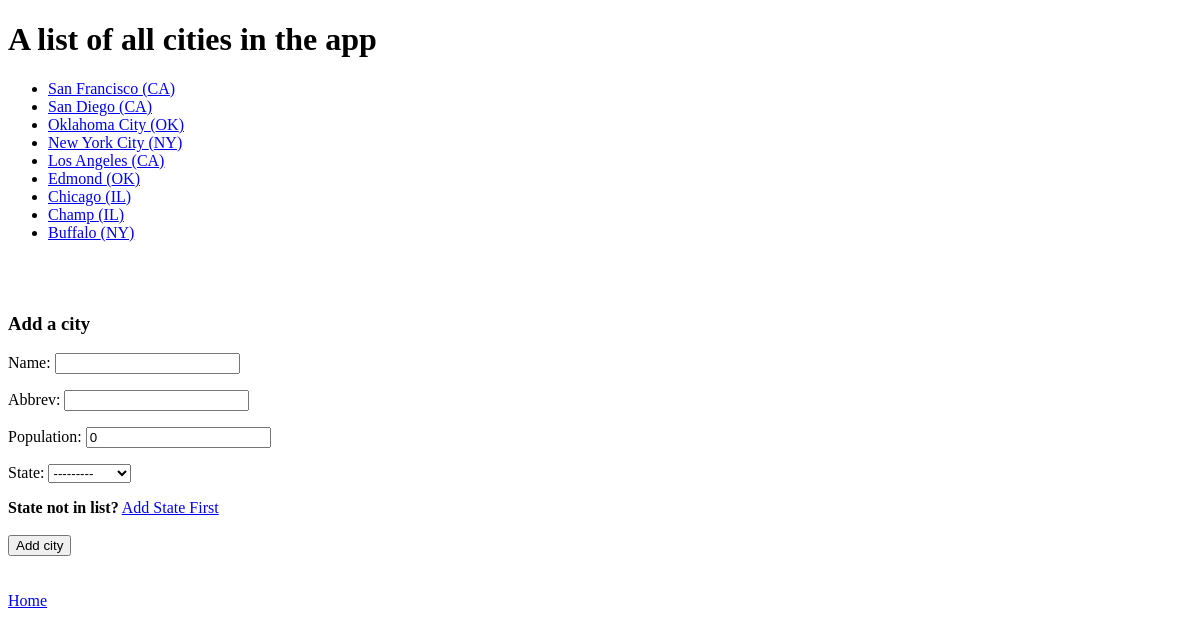
The app's page /states/cities/, older data.
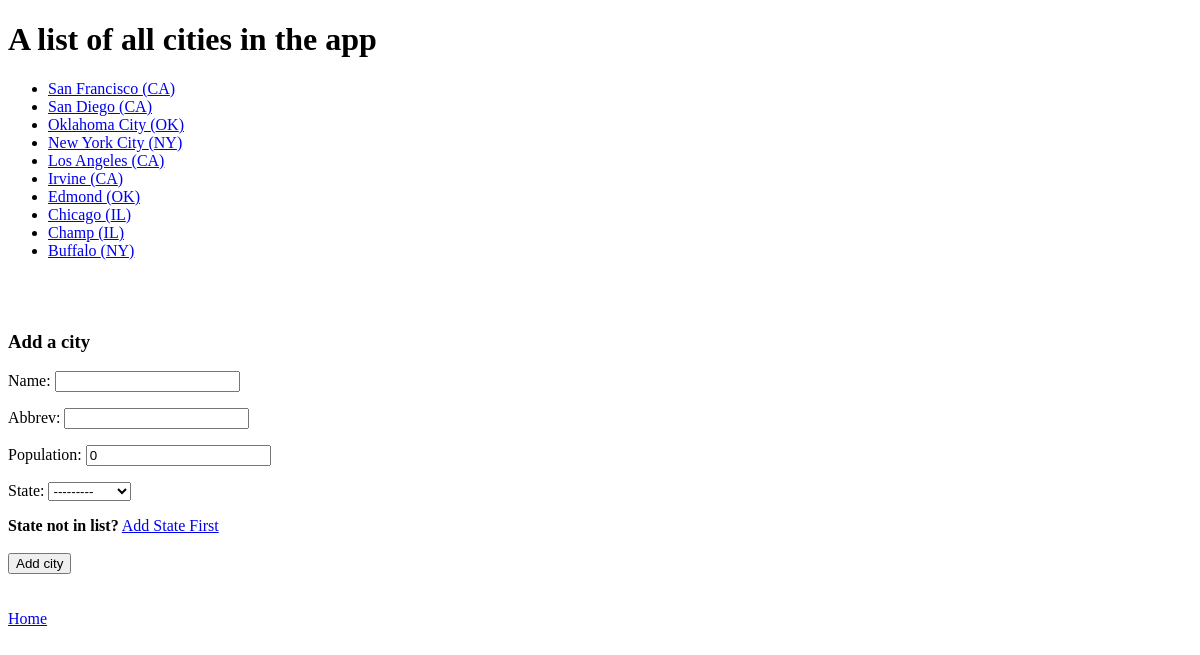
The same page, newer data.
### states/models.py (models this page shows, shortened)
class City(models.Model):
    name = models.CharField(max_length=100)
    abbrev = models.CharField(max_length=3)
    population = models.IntegerField(default=0)
    state = models.ForeignKey(State, on_delete=models.CASCADE)
    class Meta:
        verbose_name_plural = 'cities'

class State(models.Model):
    name = models.CharField(max_length=100)
    abbrev = models.CharField(max_length=2)
    population = models.IntegerField(default=0)
    def __str__(self):
        return self.name

### states/views.py (the view)
# urls.py: path('cities/', views.city_list, name = 'city_list'),
def city_list(request):
    cities = City.objects.all().order_by('-name')
    if request.method == 'POST':
        city_form = CityForm(request.POST)
        if city_form.is_valid():
            city_form.save()
            city_form = CityForm()
            return render(request, 'states/templates/city_list.html', {'cities': cities, 'city_form':city_form})
    city_form = CityForm()
    return render(request, 'states/templates/city_list.html', {'cities': cities, 'city_form':city_form})

### states/forms.py
class CityForm(ModelForm):
    def __init__(self, *args, **kwargs):
        super(CityForm, self).__init__(*args, **kwargs)
        instance = getattr(self, 'instance', None)
        if instance and instance.pk:
            self.fields['state'].disabled = True
    class Meta:
        model = City
        fields = ['name', 'abbrev', 'population', 'state']

### templates/states/templates/city_list.html (shortened to what this page needs)
<!DOCTYPE html>
<html lang="en">
<head>
</head>
<body>
<h1>A list of all cities in the app</h1>
<ul>
  {% for city in cities %}
    <li><a href="{% url 'states:city_detail' city.id %}">{{ city.name }} ({{ city.state.abbrev }})</a></li>
  {% endfor %}
</ul>
<br><br>
<h3>Add a city</h3>
<form action="{% url 'states:city_list' %}" method="post">
  {{ city_form.as_p }}
  <li style="list-style: none"><b>State not in list?</b>  <a href="{% url 'states:index' %}">Add State First</a></li>
  <br>
  <input type="submit" value="Add city">
</form>
<br><br>
<a href="{% url 'states:index' %}">Home</a>
  </body>
</html>

Row changes from the older to the newer data that the page shows:
added City: name "Irvine", state.abbrev "CA"
